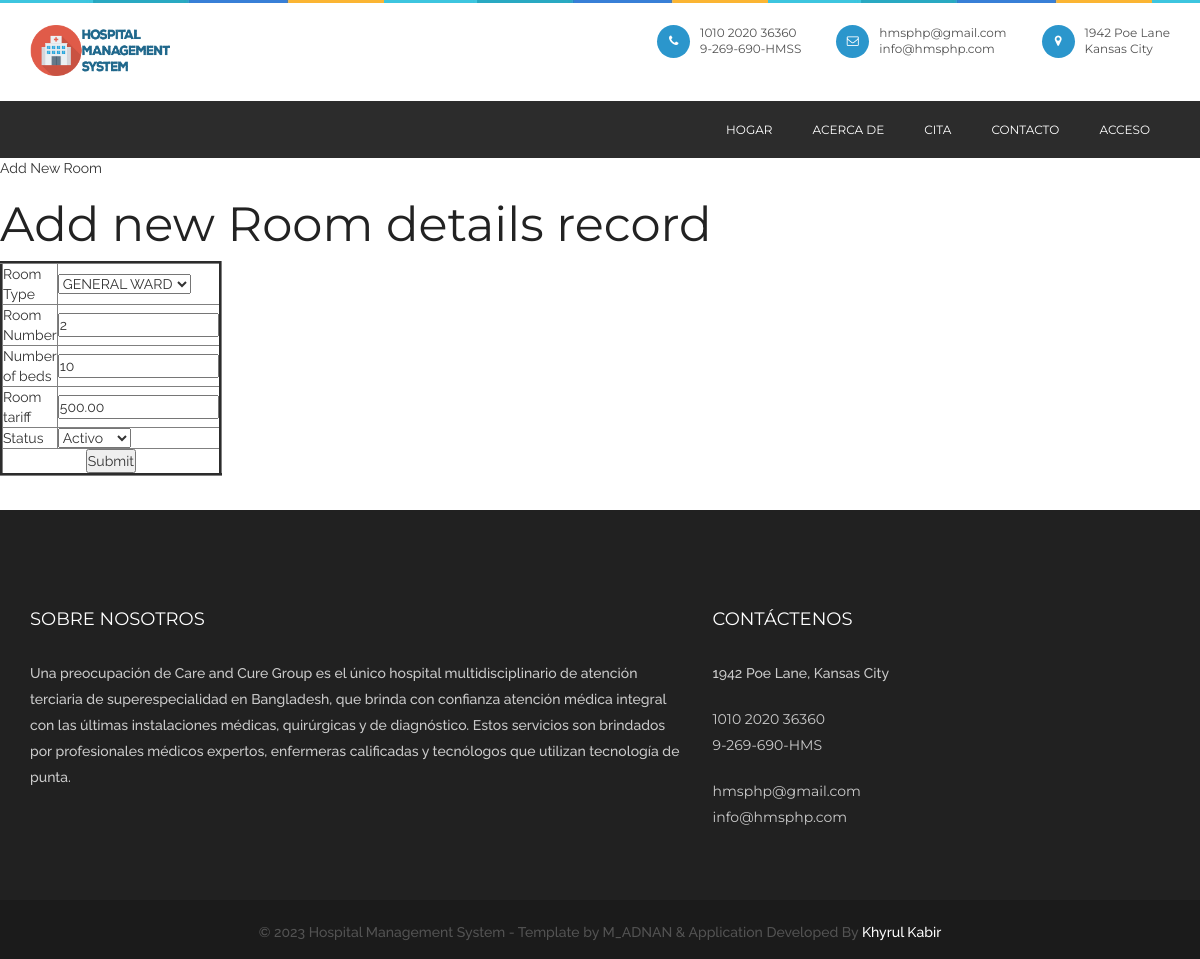
The page /room.php?editid=17 on the database its author committed.
### tables this page shows
CREATE TABLE `room` (
  `roomid` int(10) NOT NULL,
  `roomtype` varchar(25) NOT NULL,
  `roomno` int(10) NOT NULL,
  `noofbeds` int(10) NOT NULL,
  `room_tariff` float(10,2) NOT NULL,
  `status` varchar(10) NOT NULL
);

### room.php (the view, shortened to what this page needs)
<?php
include("header.php");
include("dbconnection.php");
if(isset($_GET['editid']))
{
	$sql="SELECT * FROM room WHERE roomid='$_GET[editid]' ";
	$qsql = mysqli_query($con,$sql);
	$rsedit = mysqli_fetch_array($qsql);
}
?>
<div class="wrapper col2">
  <div id="breadcrumb">
    <ul>
      <li class="first">Add New Room</li></ul>
  </div>
</div>
<div class="wrapper col4">
  <div id="container">
    <h1>Add new Room details record</h1>
    <form method="post" action="" name="frmroom" onSubmit="return validateform()">
    <table width="200" border="3">
      <tbody>
        <tr>
          <td width="34%">Room Type</td>
          <td width="66%"><select name="select2" id="select2">
          <?php
		  $arr = array("GENERAL WARD","SPECIAL WARD");
		  foreach($arr as $val)
		  {
			  if($val == $rsedit['roomtype'])
			  {
			  echo "<option value='$val' selected>$val</option>";
			  }
			  else
			  {
				  echo "<option value='$val'>$val</option>";
			  }
		  }
		  ?>
          </select></td>
        </tr>
        <tr>
          <td>Room Number</td>
          <td><input type="text" name="roomnumber" id="roomnumber"  value="<?php echo $rsedit['roomno']; ?>"/></td>
        </tr>
        <tr>
          <td>Number of beds</td>
          <td><input type="text" name="numberofbeds" id="numberofbeds"  value="<?php echo $rsedit['noofbeds']; ?>"/></td>
        </tr>
        <tr>
          <td>Room tariff</td>
          <td><input type="text" name="roomtariff" id="roomtariff"  value="<?php echo $rsedit['room_tariff']; ?>"/></td>
        </tr>
        <tr>
          <td>Status</td>
          <td><select name="select" id="select">
          <?php
		  $arr = array("Activo","Inactivo");
		  foreach($arr as $val)
		  {
			  if($val == $rsedit['status'])
			  {
			  echo "<option value='$val' selected>$val</option>";
			  }
			  else
			  {
				  echo "<option value='$val'>$val</option>";
			  }
		  }
		  ?>
           </select></td>
        </tr>
        <tr>
          <td colspan="2" align="center"><input type="submit" name="submit" id="submit" value="Submit" /></td>
        </tr>
      </tbody>
    </table>
    </form>
    <p>&nbsp;</p>
  </div>
</div>
<?php
include("footer.php");
?>

### css/style.css (style rules this page uses)
* { margin: 0px; padding: 0px; }
body { background: #fff; font-weight: normal; position: relative; font-size: 14px; font-family: "Raleway", sans-serif; }
h1, h2, h3, h4, h5, h6 { font-weight: normal; color: #222222; font-family: "Montserrat", sans-serif; }
h1 { font-size: 48px; }
p { color: #535353; font-size: 14px; letter-spacing: 0px; line-height: 24px; font-weight: 500; text-rendering: optimizeLegibility; }

### rows shown on the page
room: select2 "GENERAL WARD", roomnumber "2", numberofbeds "10", roomtariff "500.00", select "Activo"
